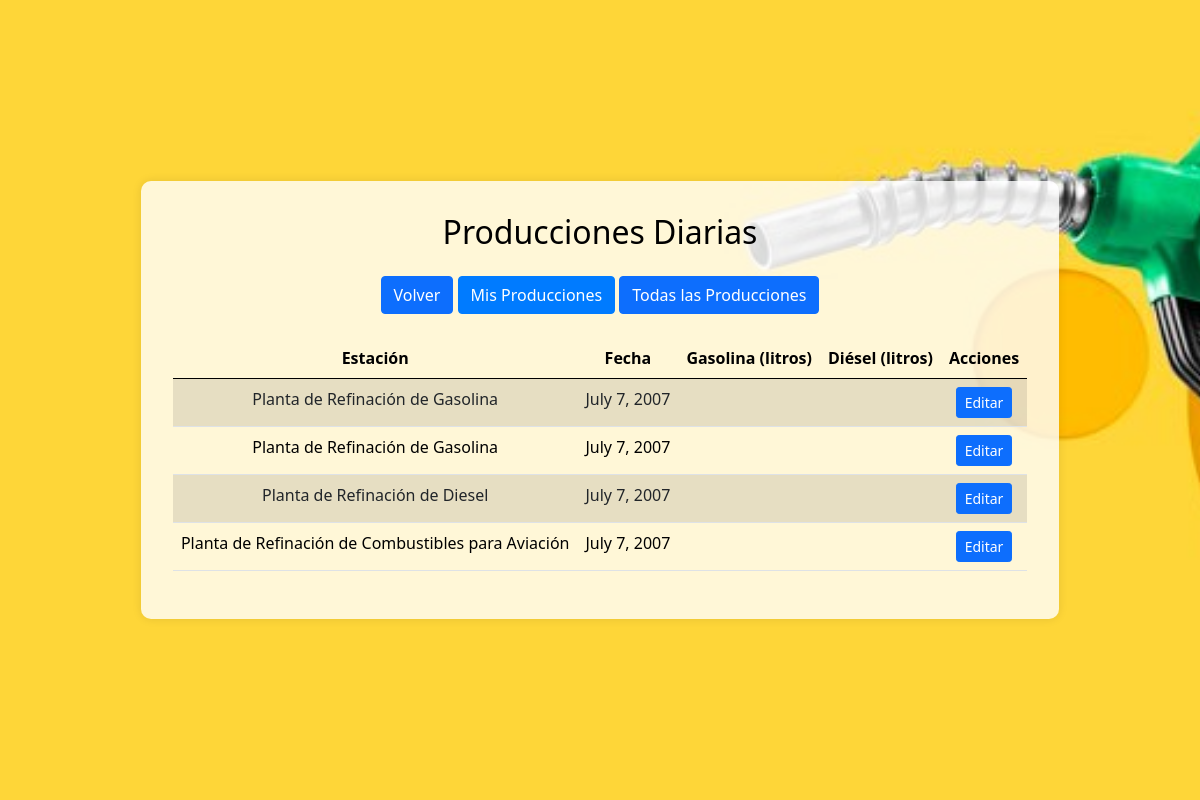
The app's page /producciones/ (signed in) with its own data.
### myapp/models.py (models this page shows, shortened)
class ProduccionDiaria(models.Model):
    estacion=models.CharField(max_length=100)
    turno=models.CharField(max_length=2) #AM PM MM
    fecha=models.DateField()
    hora=models.TimeField(default='00:00')
    litrosProduccion=models.DecimalField(max_digits=10, decimal_places=2)
    codigoPlanta=models.CharField(max_length=5, default='') #PRG, PRD, PRA
    codigoCombustible=models.CharField(max_length=5, default='') #G93, G95, G97, DIE, DIP, JA1, AVG
    operador=models.ForeignKey(User, on_delete=models.CASCADE, related_name='producciones')

### myapp/views.py (the view)
# urls.py: path('producciones/', views.lista_producciones_view, name='lista_producciones'),
@login_required
@group_required('Operador')
def lista_producciones_view(request):
    filtro = request.GET.get('filtro', 'mis')
    if filtro == 'todas':
        producciones = ProduccionDiaria.objects.all()
    else:
        producciones = ProduccionDiaria.objects.filter(operador=request.user)
    return render(request, 'lista_producciones.html', {'producciones': producciones, 'filtro': filtro})

### myapp/templates/lista_producciones.html (shortened to what this page needs)
<!DOCTYPE html>
{% load static %}
<html lang="en">
<head>
    <link href="https://cdn.jsdelivr.net/npm/bootstrap@5.0.2/dist/css/bootstrap.min.css" rel="stylesheet">
</head>
<body>
    <div class="jumbotron">
        <div class="panel-container">
            <h2 class="mb-4 text-center">Producciones Diarias</h2>
            <div class="mb-4 text-center">
                <a href="{% url 'panel' %}" class="btn btn-primary">Volver</a>
                <a href="?filtro=mis" class="btn btn-primary {% if filtro == 'mis' %}active{% endif %}">Mis Producciones</a>
                <a href="?filtro=todas" class="btn btn-primary {% if filtro == 'todas' %}active{% endif %}">Todas las Producciones</a>
            </div>
            <table class="table table-striped">
                <thead>
                    <tr>
                        <th>Estación</th>
                        <th>Fecha</th>
                        <th>Gasolina (litros)</th>
                        <th>Diésel (litros)</th>
                        <th>Acciones</th>
                    </tr>
                </thead>
                <tbody>
                    {% for produccion in producciones %}
                    <tr>
                        <td>{{ produccion.estacion }}</td>
                        <td>{{ produccion.fecha }}</td>
                        <td>{{ produccion.gasolina }}</td>
                        <td>{{ produccion.diesel }}</td>
                        <td>
                            {% if produccion.operador == user %}
                            <a href="{% url 'editar_produccion' produccion.pk %}" class="btn btn-sm btn-primary">Editar</a>
                            {% endif %}
                        </td>
                    </tr>
                    {% endfor %}
                </tbody>
            </table>
        </div>
    </div>
</body>
</html>

### records on screen
ProduccionDiaria: estacion "Planta de Refinación de Gasolina", fecha "July 7, 2007", shows "Editar"
ProduccionDiaria: estacion "Planta de Refinación de Gasolina", fecha "July 7, 2007", shows "Editar"
ProduccionDiaria: estacion "Planta de Refinación de Diesel", fecha "July 7, 2007", shows "Editar"
ProduccionDiaria: estacion "Planta de Refinación de Combustibles para Aviación", fecha "July 7, 2007", shows "Editar"
